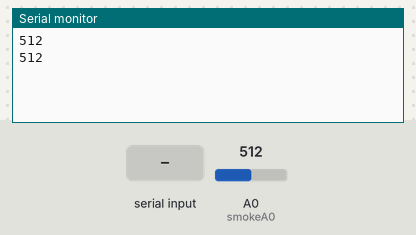
Recording of a sketch running on a simulated Arduino Uno, built with avr-gcc and run on an emulated ATmega328P. On the bench: the last lines printed to the serial monitor. Inputs (shaded band) come from the test bench; at power-on: A0 (smokeA0) = 512.

Above: at 1.3 s.
1.4 s: A0 (smokeA0) set to 716
At 2.7 s:
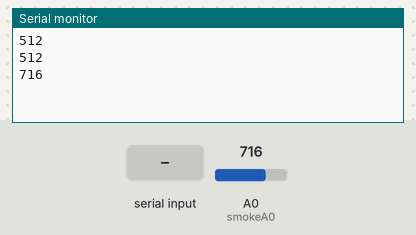
2.9 s: "1" received over the second serial link
At 3.9 s:
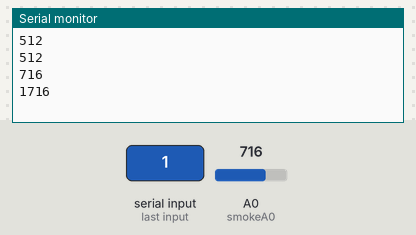
4.4 s: "0" received over the second serial link
At 5.7 s:
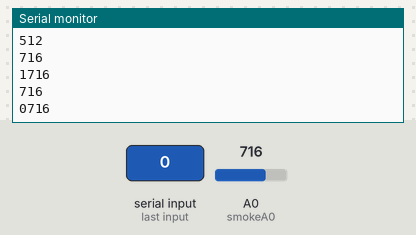
5.9 s: A0 (smokeA0) set to 900
At 7.0 s:
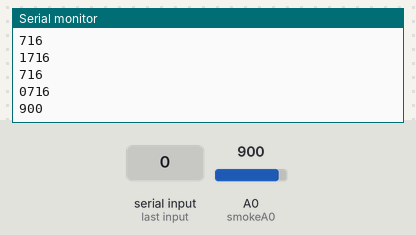
Timing chart, 0 to 8.4 s (numbered marks = the images above; inputs shaded):
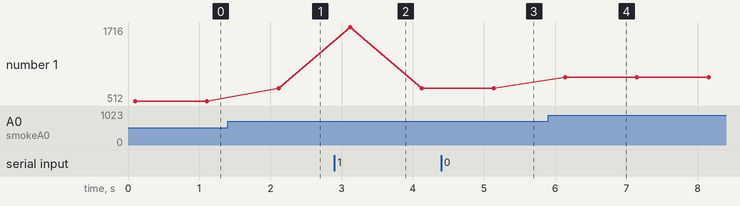

Measured:
- after the input at 1.4 s, the serial monitor: prints a new line after 0.72 s (image 1)
- after the input at 2.9 s, the serial monitor: prints a new line after 0.22 s (image 2)
- after the input at 4.4 s, the serial monitor: prints a new line after 0.74 s (image 3)
- after the input at 5.9 s, the serial monitor: prints a new line after 0.24 s (image 4)
- plotted number 1: 512 → 716 after the input at 1.4 s, 716 → 900 after the input at 5.9 s

The sketch:

test.ino
```cpp
#include <SoftwareSerial.h>

int smokeA0 = A0;


SoftwareSerial BT(2,4); //RX,TX puertos
void setup() {
  Serial.begin(9600);
  pinMode(smokeA0, INPUT);
    setupBluetooth();
  BT.begin(9600);
}


void sendData() {
    int valuegas= analogRead(smokeA0);
    Serial.println(valuegas);

    BT.print(valuegas);
    BT.print("  ");

  delay(1000);
  BT.write(0xA);
  BT.flush();

}


void loop() {

if (BT.available()) {
    Serial.write("");
    while (BT.available()) {
      Serial.write(BT.read());
    }
  }
     sendData();
}


void setupBluetooth() {
  BT.begin(115200);  // The Bluetooth Mate defaults to 115200bps
  BT.print("$$$");  // Enter command mode
  delay(100);  // Short delay, wait for the Mate to send back CMD
  BT.println("U,9600,N");  // Temporarily Change the baudrate to 9600, no parity
  // 115200 can be too fast at times for NewSoftSerial to relay the data reliably
  BT.begin(9600);  // Start bluetooth serial at 9600
}
```
